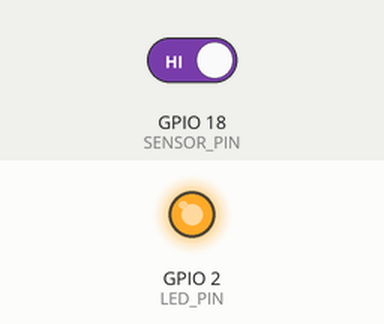
Simulated run of this sketch. Board: ESP32. Shown: output pins drawn as LEDs (lit = HIGH). The test bench sets the inputs (shaded band); at power-on: GPIO 18 (SENSOR_PIN) HIGH. WiFi joins after 1.5 s; servers stay silent unless stated; no MQTT or app messages arrive unless stated; what the sketch prints to the serial monitor is not drawn.

Above: at 2.7 s.
2.8 s: GPIO 18 (SENSOR_PIN) driven LOW
At 2.81 s:
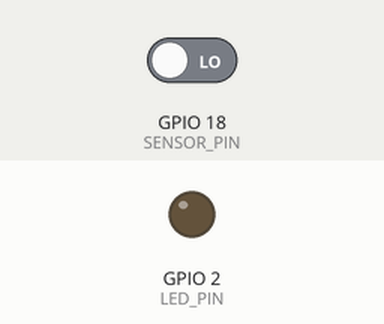
Timing chart, 0 to 5.8 s (numbered marks = the images above; inputs shaded):
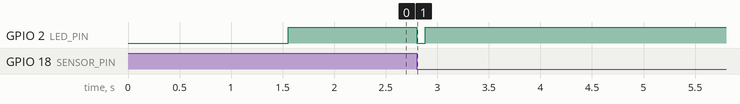

Measured:
- after the input at 2.8 s, GPIO 2 (LED_PIN): HIGH → LOW at once, → HIGH 0.08 s later

The sketch:

contador.ino
```cpp
#include <WiFi.h>
#include <PubSubClient.h>
#include <ArduinoJson.h>
#include "config.h"

WiFiClient espClient;
PubSubClient mqtt(espClient);
bool sensorAnterior = HIGH;
unsigned long ultimaContagem = 0;

void conectarWiFi() {
  Serial.print("📶 Conectando WiFi");
  WiFi.begin(WIFI_SSID, WIFI_PASS);
  while (WiFi.status() != WL_CONNECTED) {
    delay(500);
    Serial.print(".");
  }
  Serial.println("\n✅ WiFi conectado!");
}

void conectarMQTT() {
  while (!mqtt.connected()) {
    Serial.print("📡 Conectando MQTT...");
    if (mqtt.connect(MQTT_CLIENT)) {
      Serial.println(" conectado!");
      digitalWrite(LED_PIN, HIGH);
    } else {
      Serial.println(" falhou. Tentando em 3s...");
      delay(3000);
    }
  }
}

void setup() {
  Serial.begin(115200);
  pinMode(SENSOR_PIN, INPUT);
  pinMode(LED_PIN, OUTPUT);
  conectarWiFi();
  mqtt.setServer(MQTT_BROKER, MQTT_PORT);
}

void loop() {
  if (WiFi.status() != WL_CONNECTED) conectarWiFi();
  if (!mqtt.connected()) conectarMQTT();
  mqtt.loop();

  bool sensorAtual = digitalRead(SENSOR_PIN);
  unsigned long agora = millis();

  if (sensorAnterior == HIGH && sensorAtual == LOW) {
    if (agora - ultimaContagem >= DEBOUNCE_MS) {
      ultimaContagem = agora;
      StaticJsonDocument<64> doc;
      doc["quantidade"] = BATCH_SIZE;
      doc["dispositivo"] = MQTT_CLIENT;
      char payload[64];
      serializeJson(doc, payload);
      mqtt.publish(MQTT_TOPIC, payload);
      Serial.printf("📦 Caixa detectada! Publicado: %s\n", payload);
      digitalWrite(LED_PIN, LOW);
      delay(80);
      digitalWrite(LED_PIN, HIGH);
    }
  }
  sensorAnterior = sensorAtual;
}
```

config.h
```cpp
#pragma once

#define WIFI_SSID     "seu_wifi"
#define WIFI_PASS     "sua_senha"

#define MQTT_BROKER   "192.168.1.100"
#define MQTT_PORT     1883
#define MQTT_USER     ""
#define MQTT_PASS     ""
#define MQTT_CLIENT   "esp32-contador-01"

#define MQTT_TOPIC    "doceria/contador/banana-passa"

#define SENSOR_PIN    18
#define LED_PIN       2
#define DEBOUNCE_MS   300
#define BATCH_SIZE    1
```
